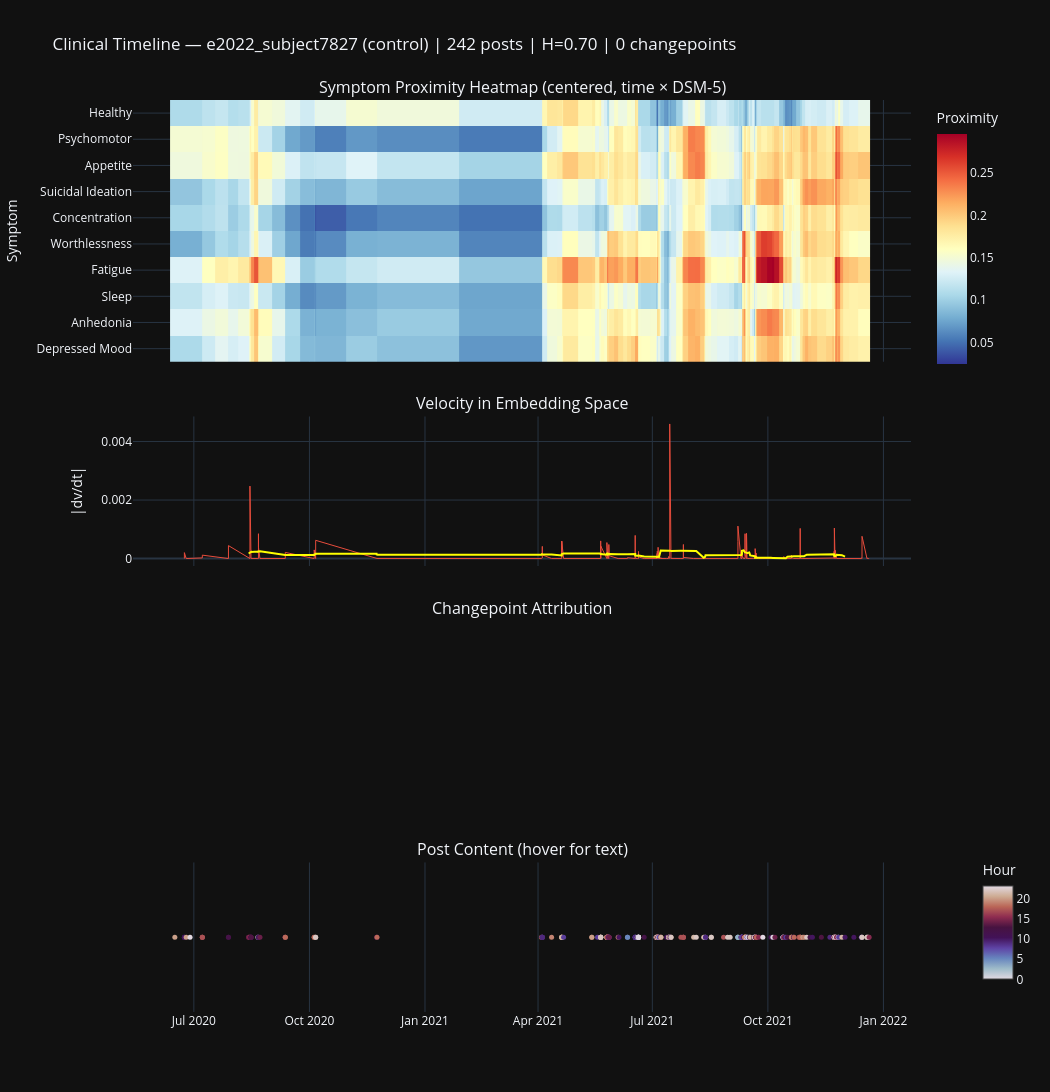

Notebook code cell kept with this figure:
### Code cell
# Compare with a control user
case_ctl = sample_ctl[0]
cp_ctl = clinical_timeline(case_ctl)

### Figure 1 — Plotly figure (JSON) as saved in the notebook; plotly's stock layout.template omitted (floating-point values rounded to 4 significant figures; data arrays with more than 128 entries replaced by an {"elided": "..."} marker saying what was removed)
{"data": [{"colorbar": {"len": 0.3, "title": {"text": "Proximity"}, "x": 1.02, "y": 0.85}, "colorscale": [[0, "rgb(49,54,149)"], [0.1, "rgb(69,117,180)"], [0.2, "rgb(116,173,209)"], [0.3, "rgb(171,217,233)"], [0.4, "rgb(224,243,248)"], [0.5, "rgb(255,255,191)"], [0.6, "rgb(254,224,144)"], [0.7, "rgb(253,174,97)"], [0.8, "rgb(244,109,67)"], [0.9, "rgb(215,48,39)"], [1, "rgb(165,0,38)"]], "hovertemplate": "%{x}<br>%{y}: %{z:.3f}<extra></extra>", "type": "heatmap", "x": {"elided": "242 str values"}, "xaxis": "x", "y": ["Depressed\nMood", "Anhedonia", "Sleep", "Fatigue", "Worthlessness", "Concentration", "Suicidal\nIdeation", "Appetite", "Psychomotor", "Healthy"], "yaxis": "y", "z": {"elided": "10x242 float values"}}, {"line": {"color": "#e74c3c", "width": 1}, "mode": "lines", "showlegend": false, "type": "scatter", "x": {"elided": "241 str values"}, "xaxis": "x2", "y": {"elided": "241 float values"}, "yaxis": "y2"}, {"line": {"color": "yellow", "width": 2}, "mode": "lines", "showlegend": false, "type": "scatter", "x": {"elided": "241 str values"}, "xaxis": "x2", "y": {"elided": "241 float values"}, "yaxis": "y2"}, {"hovertemplate": "<b>%{text}</b><br>%{x}<extra></extra>", "marker": {"color": {"elided": "242 int values"}, "colorbar": {"len": 0.15, "title": {"text": "Hour"}, "x": 1.08, "y": 0.1}, "colorscale": [[0, "#e2d9e2"], [0.1111, "#9ebbc9"], [0.2222, "#6785be"], [0.3333, "#5e43a5"], [0.4444, "#421257"], [0.5556, "#471340"], [0.6667, "#8e2c50"], [0.7778, "#ba6657"], [0.8889, "#ceac94"], [1, "#e2d9e2"]], "size": 5}, "mode": "markers", "showlegend": false, "text": {"elided": "242 str values"}, "type": "scatter", "x": {"elided": "242 str values"}, "xaxis": "x4", "y": {"elided": "242 int values"}, "yaxis": "y4"}], "layout": {"annotations": [{"font": {"size": 16}, "showarrow": false, "text": "Symptom Proximity Heatmap (centered, time × DSM-5)", "x": 0.5, "xanchor": "center", "xref": "paper", "y": 1, "yanchor": "bottom", "yref": "paper"}, {"font": {"size": 16}, "showarrow": false, "text": "Velocity in Embedding Space", "x": 0.5, "xanchor": "center", "xref": "paper", "y": 0.653, "yanchor": "bottom", "yref": "paper"}, {"font": {"size": 16}, "showarrow": false, "text": "Changepoint Attribution", "x": 0.5, "xanchor": "center", "xref": "paper", "y": 0.429, "yanchor": "bottom", "yref": "paper"}, {"font": {"size": 16}, "showarrow": false, "text": "Post Content (hover for text)", "x": 0.5, "xanchor": "center", "xref": "paper", "y": 0.164, "yanchor": "bottom", "yref": "paper"}], "height": 1100, "showlegend": false, "title": {"text": "Clinical Timeline — e2022_subject7827 (control) | 242 posts | H=0.70 | 0 changepoints"}, "width": 1050, "xaxis": {"anchor": "y", "domain": [0, 1], "matches": "x4", "showticklabels": false}, "xaxis2": {"anchor": "y2", "domain": [0, 1], "matches": "x4", "showticklabels": false}, "xaxis3": {"anchor": "y3", "domain": [0, 1], "matches": "x4", "showticklabels": false}, "xaxis4": {"anchor": "y4", "domain": [0, 1]}, "yaxis": {"anchor": "x", "domain": [0.713, 1], "title": {"text": "Symptom"}}, "yaxis2": {"anchor": "x2", "domain": [0.489, 0.653], "title": {"text": "|dv/dt|"}}, "yaxis3": {"anchor": "x3", "domain": [0.224, 0.429], "title": {"text": "Severity"}}, "yaxis4": {"anchor": "x4", "domain": [0, 0.164], "visible": false}}}
